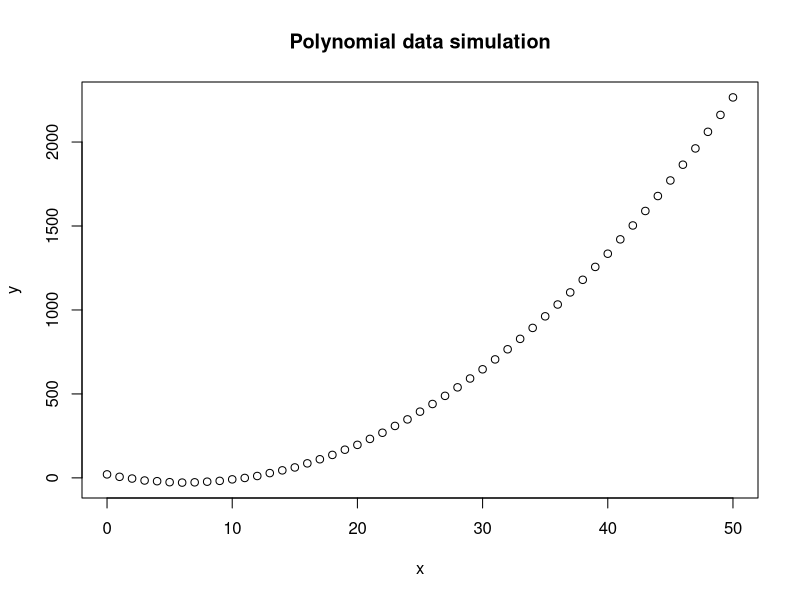
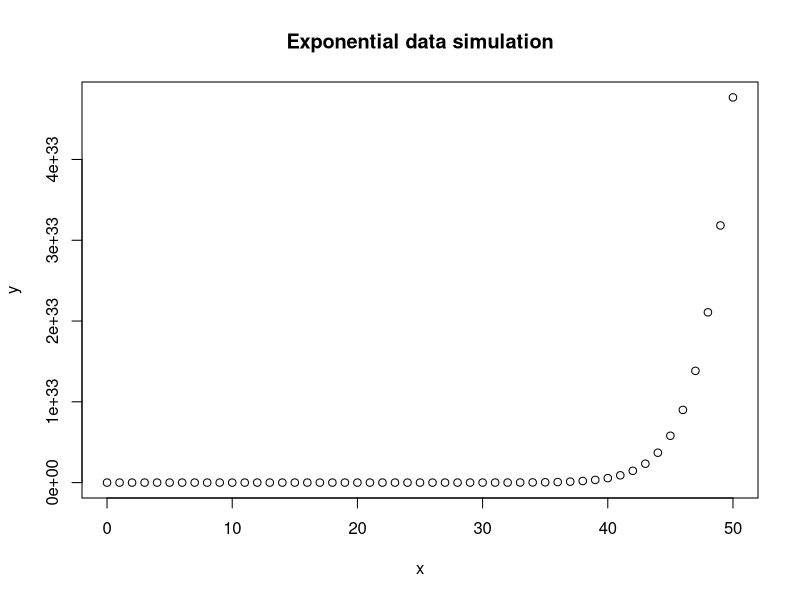
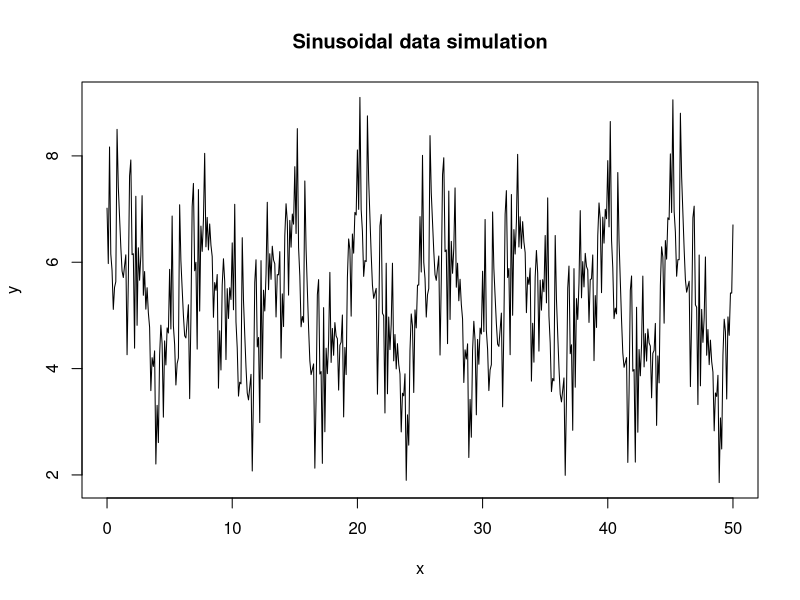
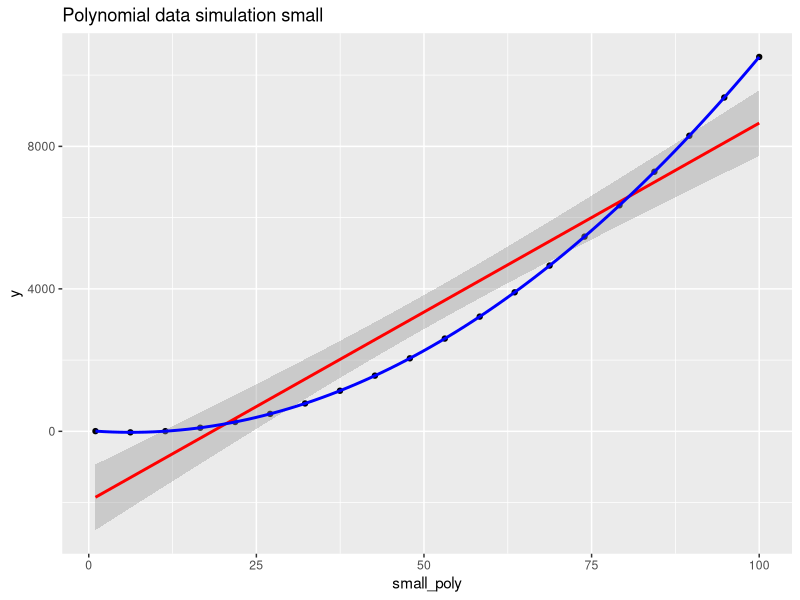
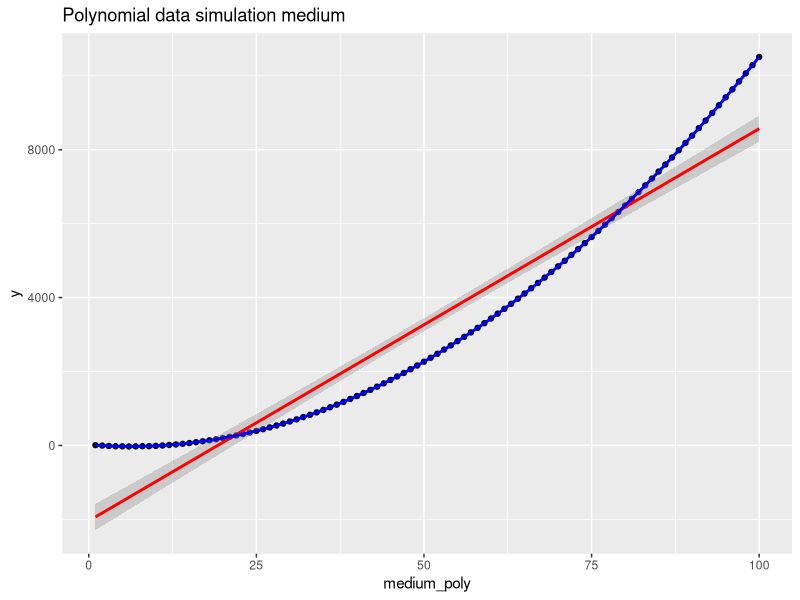
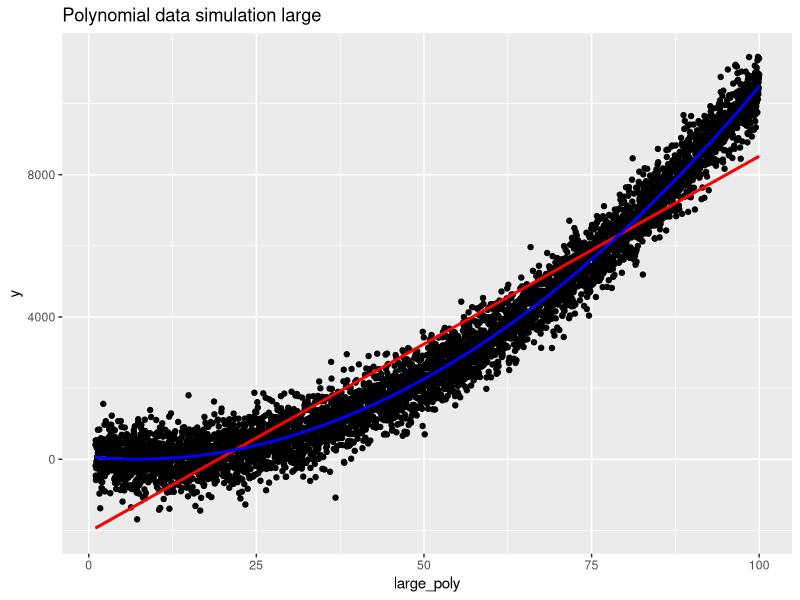
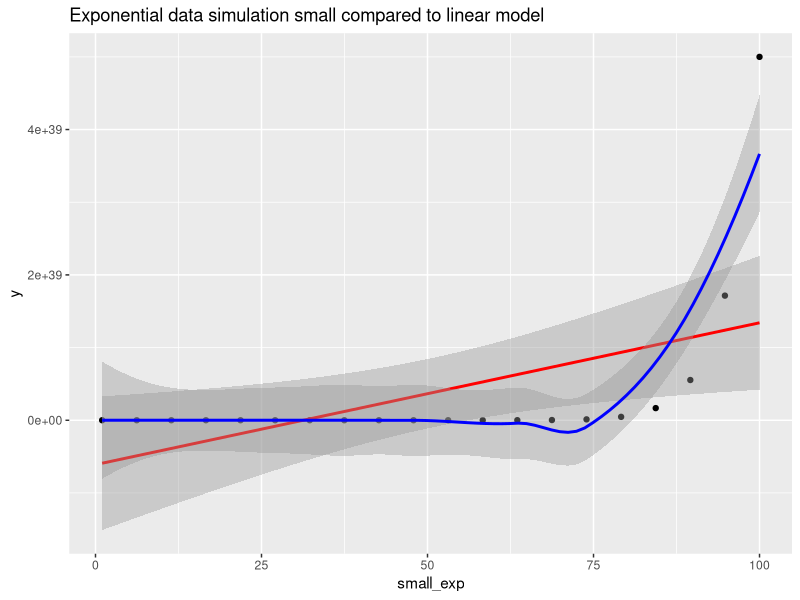
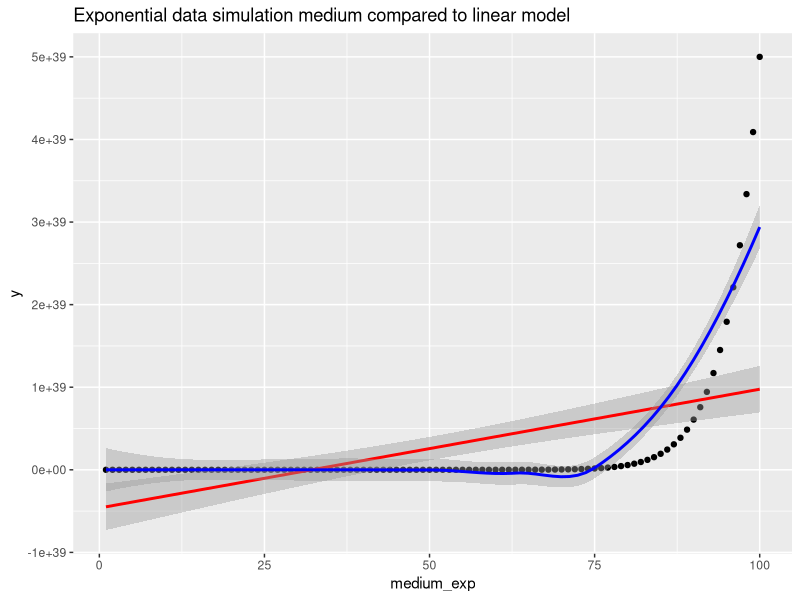

Generate these figures, in order, with R: (Note: this script raises an error after producing the figures.)
## ---- chunk 1
knitr::opts_chunk$set(echo = TRUE)
## ---- chunk 2
library(ggplot2)

##Simulating polynomial data
set.seed(16)
eps <- 
x<- seq(0,50,1)
y <- 20.3 - 15.1*x + 1.2*x^2 + rnorm(50)
plot(x, y, main = "Polynomial data simulation")


##Simulating exponential data:
x<- seq(0,50,1)
b0 <- 5
b1 <- .5
y <- b0 + b1*x^20 + rnorm(50)
plot(x,y, main = "Exponential data simulation")


##Simulating sinusoidal data:
x<-seq(0,50,.1 )
b0 <- 5.3
b1 <- 1.2
y <-b0 + b1*sin(x) + rnorm(50)  
plot(x,y,type ="l", main = "Sinusoidal data simulation")
## ---- chunk 3
#Simulating data of different sizes
## Polynomial data of different sample sizes:
library(ggplot2)
n<-20
small_poly <- seq(1,100,length.out = n)
y <- 20.3 - 15.1*small_poly + 1.2*small_poly^2 + rnorm(n)
df<- data.frame(small_poly,y)
ggplot(df, aes(x = small_poly, y = y)) + geom_point() +
  geom_smooth(method = "lm",  colour = "red") + geom_smooth(method = "loess", colour = "blue") + 
  ggtitle("Polynomial data simulation small")

n<-100
medium_poly <- seq(1,100,length.out = n)
y <- 20.3 - 15.1*medium_poly + 1.2*medium_poly^2 + rnorm(n)
df<- data.frame(medium_poly,y)
ggplot(df, aes(x = medium_poly, y = y)) + geom_point() +
  geom_smooth(method = "lm",  colour = "red") + geom_smooth(method = "loess", colour = "blue") + 
  ggtitle("Polynomial data simulation medium")

n<-5000
sd <- 50
large_poly <- seq(1,100,length.out = n)
y <- 20.3 - 15.1*large_poly + 1.2*large_poly^2 + rnorm(n, sd = 500)
df<- data.frame(large_poly,y)
ggplot(df, aes(x = large_poly, y = y)) + geom_point() +
  geom_smooth(method = "lm",  colour = "red") + geom_smooth(method = "loess", colour = "blue") + 
  ggtitle("Polynomial data simulation large")



## Exponential data of different sample sizes:
n<-20
small_exp <- seq(1,100, length.out = n)
b0 <- 5
b1 <- .5
y <- b0 + b1*small_exp^20 + rnorm(n)
df<-data.frame(small_exp,y)
ggplot(df, aes(x = small_exp, y = y)) + geom_point() +
  geom_smooth(method = "lm",  colour = "red") + geom_smooth(method = "auto", colour = "blue") + 
  ggtitle("Exponential data simulation small compared to linear model")


n <- 100
medium_exp <- seq(1,100, length.out = n)
b0 <- 5
b1 <- .5
y <- b0 + b1*medium_exp^20 + rnorm(n)
df <- data.frame(medium_exp,y)
ggplot(df, aes(x = medium_exp, y = y)) + geom_point() +
  geom_smooth(method = "lm",  colour = "red") + geom_smooth(method = "auto", colour = "blue") + 
  ggtitle("Exponential data simulation medium compared to linear model")


n<-5000
large_exp <- seq(1,5000, length.out = n)
b0 <- 5
b1 <- .5
y <- b0 + b1*large_exp^20 + rnorm(n, sd = 50)
df <- data.frame(large_exp,y)
ggplot(df, aes(x = large_exp, y = y)) + geom_point() +
  geom_smooth(method = "lm",  colour = "red") + geom_smooth(method = "auto", colour = "blue") + 
  ggtitle("Exponential data simulation large compared to linear model")


## Sinusoidal data of different sample sizes:
##Small Sinusoidal example
n<-20
small_sin<-seq(1,50,length.out = n)
b1 <- 5.3
y <-b1 * sin(small_sin) + rnorm(n)
df <- data.frame(small_sin,y)
ggplot(df, aes(x = small_sin, y = y)) +
  geom_point() + 
  geom_line(colour= "blue") +
  geom_smooth(method = "lm",  colour = "red") +
  ggtitle("Sinusoidal data simulation small compared to linear model")

ggplot(df, aes(x = small_sin, y = y)) + geom_point() +
  geom_smooth(method = "lm",  colour = "red") + geom_smooth(method = "auto", colour = "blue") + 
  ggtitle("Sinusoidal data simulation small compared to linear model")

plot(small_sin,y, type="l", main = "Sinusoidal data simulation small")


##Medium Sinusoidal example
n<-100
medium_sin <- seq(1,50,length.out = n)
b1 <- 5.3
y <- b1* sin(medium_sin) + rnorm(n)
df<- data.frame(medium_sin,y)
ggplot(df, aes(x = medium_sin, y = y)) + geom_point() + 
  geom_line(colour= "blue") +
  geom_smooth(method = "lm",  colour = "red") +
  ggtitle("Sinusoidal data simulation medium compared to linear model")

  

  geom_smooth(method = "auto", colour = "blue")
  geom_smooth(method = "lm",  colour = "red") + geom_smooth(method = "auto", colour = "blue") + 
  ggtitle("Sinusoidal data simulation medium compared to linear model")

plot(medium_sin,y, type ="l",main = "Sinusoidal data simulation medium")


#Large Sinusoidal Example
n<-5000
large_sin <- seq(1,50,length.out = n)
b1 <- 5.3
y <- b1* sin(large_sin) + rnorm(n)
df<- data.frame(large_sin,y)
ggplot(df, aes(x = large_sin, y = y)) + geom_point() + 
  geom_line(colour= "blue") +
  geom_smooth(method = "lm",  colour = "red") + 
  ggtitle("Sinusoidal data simulation large compared to linear model")


plot(large_sin,y, type = "l", main = "Sinusoidal data simulation large")

## ---- chunk 4
library(ggplot2)
## Regression for small polynomial:
n <- 20
sd <- 5
small_poly <- seq(1,50, length.out = n)
y <- 20.3 - 15.1*small_poly + 1.2*small_poly^2 + rnorm(n, sd = 5)
#plot(small_poly,y)
small_poly_regression <- lm( y ~ poly(small_poly,2)) 
x <- summary(small_poly_regression)
#Fitted model
# Y_hat = 682.803 + 3066.432x + 1061.829(x)^2
y_hat <- predict(small_poly_regression, interval = "confidence")

b0 <- small_poly_regression$coefficients
b0

confint(small_poly_regression, level=0.95)
##MSE
percent_MSE <- (summary(small_poly_regression)$sigma^2)/(sd^2)


## Testing Beta Significance
summary(small_poly_regression)$coefficients[,4]





## ---- chunk 5
plot(pressure)
